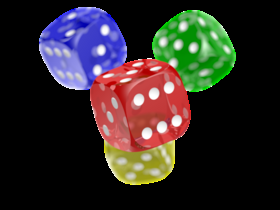
#> input picture phase2/test_image.jpg, 280 x 210 px, given in place of the camera
$ python disparite.py   (older library calls are emulated)
#> lines starting #> are read from the running program, lines starting #| are printed output that depends on the picture; after the words box and inside, x2 and y2 are one past the last pixel; in counts of white or black regions, pixels touching at a corner belong together
import cv2
import numpy as np

# Charger paramètres stéréo
K_g = np.load('/home/quentin/ipes/calibration/K_ov9281_gauche.npy')
#> (reads calibration/K_ov9281_gauche.npy from the repository)
dist_g = np.load('/home/quentin/ipes/calibration/dist_ov9281_gauche.npy')
#> (reads calibration/dist_ov9281_gauche.npy from the repository)
K_d = np.load('/home/quentin/ipes/calibration/K_ov9281_droite.npy')
#> (reads calibration/K_ov9281_droite.npy from the repository)
dist_d = np.load('/home/quentin/ipes/calibration/dist_ov9281_droite.npy')
#> (reads calibration/dist_ov9281_droite.npy from the repository)
R = np.load('/home/quentin/ipes/calibration/R.npy')
T = np.load('/home/quentin/ipes/calibration/T.npy')
R1 = np.load('/home/quentin/ipes/calibration/R1.npy')
R2 = np.load('/home/quentin/ipes/calibration/R2.npy')
P1 = np.load('/home/quentin/ipes/calibration/P1.npy')
P2 = np.load('/home/quentin/ipes/calibration/P2.npy')
Q = np.load('/home/quentin/ipes/calibration/Q.npy')

# Calculer les maps de rectification
img_size = (1280, 800)
map1_g, map2_g = cv2.initUndistortRectifyMap(K_g, dist_g, R1, P1, img_size, cv2.CV_32FC1)
map1_d, map2_d = cv2.initUndistortRectifyMap(K_d, dist_d, R2, P2, img_size, cv2.CV_32FC1)

# Caméras
cap_g = cv2.VideoCapture(0)
cap_d = cv2.VideoCapture(2)
for cap in [cap_g, cap_d]:
    cap.set(cv2.CAP_PROP_FRAME_WIDTH, 1280)
    cap.set(cv2.CAP_PROP_FRAME_HEIGHT, 800)

# SGBM — paramètres
window_size = 5
sgbm = cv2.StereoSGBM_create(
    minDisparity=0,
    numDisparities=128,
    blockSize=window_size,
    P1=8 * 3 * window_size**2,
    P2=32 * 3 * window_size**2,
    disp12MaxDiff=1,
    uniquenessRatio=10,
    speckleWindowSize=100,
    speckleRange=32,
    preFilterCap=63,
    mode=cv2.STEREO_SGBM_MODE_SGBM_3WAY
)

print("Capture en cours... ENTREE pour capturer, q pour quitter")

while True:
    ret_g, frame_g = cap_g.read()
#> frame_g is the input picture: shape (210, 280, 3); mean B, G, R 39.2, 41.1, 47
    ret_d, frame_d = cap_d.read()
    if not ret_g or not ret_d:
        break

    # Rectifier
    rect_g = cv2.remap(frame_g, map1_g, map2_g, cv2.INTER_LINEAR)
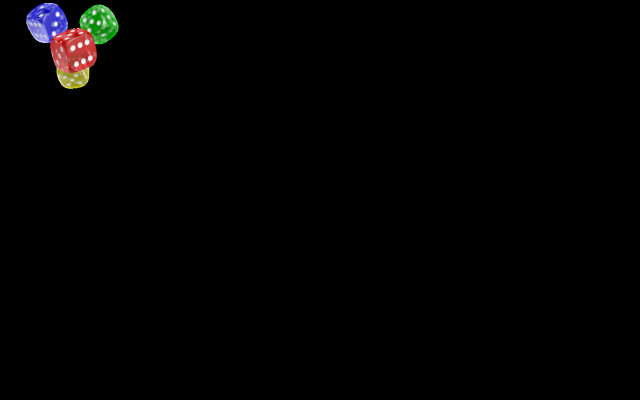
#> rect_g: shape (800, 1280, 3) (shown at 1/2 size); mean B, G, R 2, 2.1, 2.4
    rect_d = cv2.remap(frame_d, map1_d, map2_d, cv2.INTER_LINEAR)
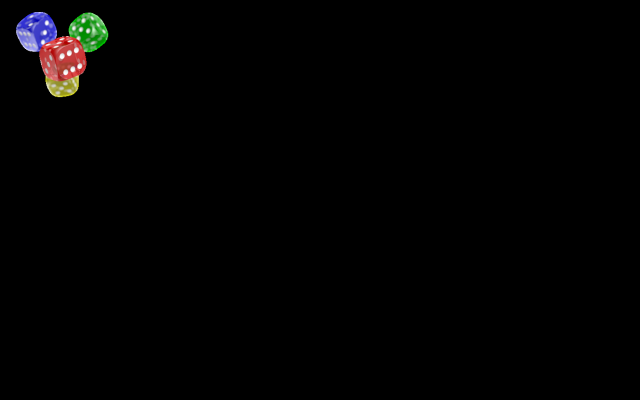
#> rect_d: shape (800, 1280, 3) (shown at 1/2 size); mean B, G, R 2, 2.1, 2.4

    # Convertir en gris
    gray_g = cv2.cvtColor(rect_g, cv2.COLOR_BGR2GRAY)
    gray_d = cv2.cvtColor(rect_d, cv2.COLOR_BGR2GRAY)

    # Calculer disparité
    disparity = sgbm.compute(gray_g, gray_d).astype(np.float32) / 16.0
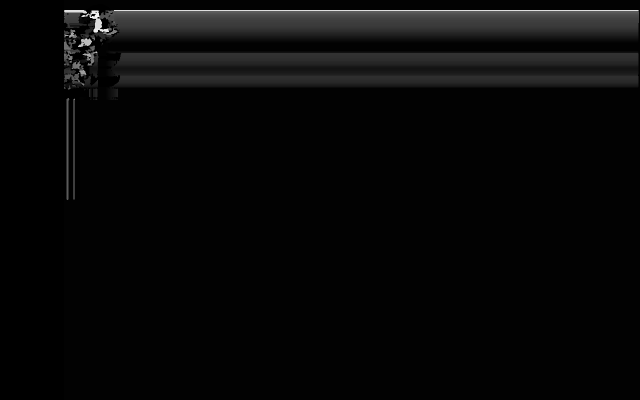
#> disparity: shape (800, 1280) float32 (shown at 1/2 size); min -1, max 119.2, mean 3.1; drawn with min black and max white

    # Normaliser pour visualisation
    disp_vis = cv2.normalize(disparity, None, 0, 255, cv2.NORM_MINMAX)
    disp_vis = np.uint8(disp_vis)
    disp_color = cv2.applyColorMap(disp_vis, cv2.COLORMAP_JET)
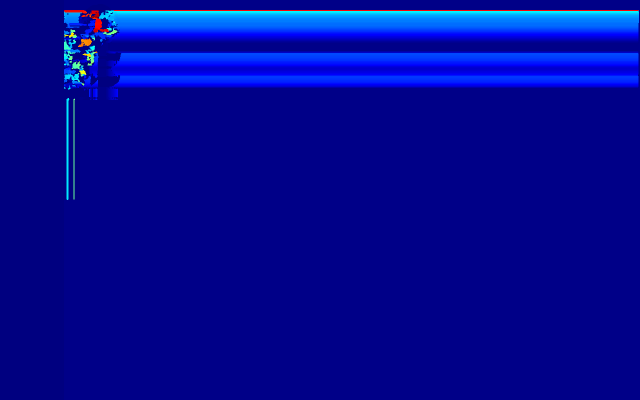
#> disp_color: shape (800, 1280, 3) (shown at 1/2 size); mean B, G, R 149.9, 8.7, 1

    # Calculer distance au centre
    cx, cy = 640, 400
    d = disparity[cy, cx]
#> d = 0
    if d > 0:
        baseline = 66.39  # mm
        fx = P1[0, 0]
        Z = (fx * baseline) / d / 1000  # en mètres
        texte = f"Distance centre: {Z:.2f}m"
    else:
        texte = "Distance centre: N/A"

    cv2.putText(disp_color, texte, (10, 30),
        cv2.FONT_HERSHEY_SIMPLEX, 1, (255, 255, 255), 2)
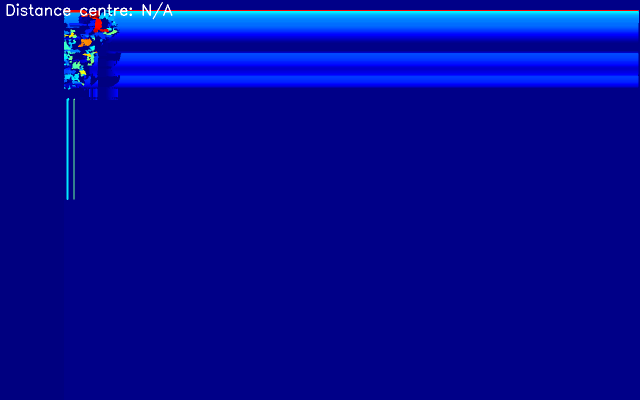
#> disp_color: shape (800, 1280, 3) (shown at 1/2 size); 0.21% of pixels changed, all inside (x1, y1, x2, y2) = (13, 4, 345, 39)

    # Sauvegarder
    cv2.imwrite('/tmp/disparite.jpg', disp_color)
    cv2.imwrite('/tmp/rect_g.jpg', rect_g)
    cv2.imwrite('/tmp/rect_d.jpg', rect_d)
    print(texte)

#> (the run stopped early here; a loop or call above may not have finished)
